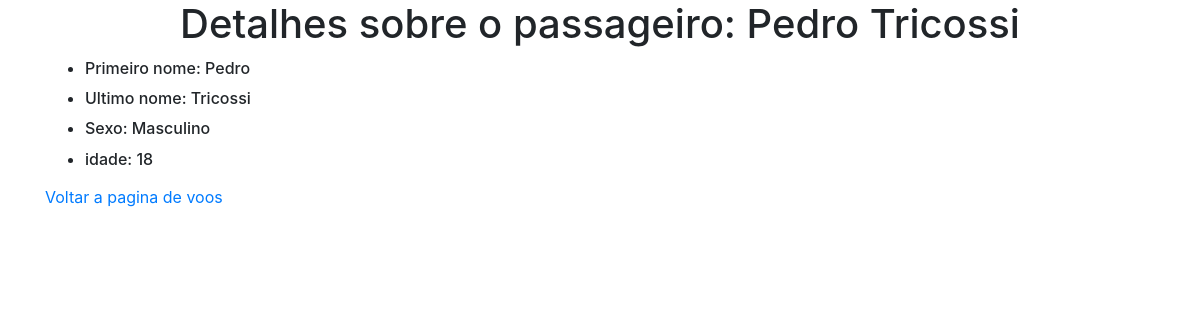
Page /passenger/1 on the committed database.
### flights/models.py (models this page shows, shortened)
class Passengers(models.Model):
    first = models.CharField(max_length=64)
    last = models.CharField(max_length=64)
    age = models.IntegerField(blank=True)
    sex = models.CharField(blank=True, max_length=64)
    flights = models.ManyToManyField(Flights, blank=True, related_name="passengers")

### flights/views.py (the view)
# urls.py: path("passenger/<int:passenger_id>", views.passenger, name="passenger"),
def passenger(request, passenger_id):
    passenger = Passengers.objects.get(pk=passenger_id)
    context = {
        "passengers": passenger
    }
    return render(request, "flights/passanger.html", context)

### flights/templates/flights/passanger.html (shortened to what this page needs)
{% extends "flights/base.html" %}
{% block body %}
<div class="container">
    <div class="row justify-content-md-center">
        <div class="col col-lg-1">
        </div>
        <div class="col-md-auto">
            <h1>Detalhes sobre o passageiro: {{ passengers.first }}  {{passengers.last}}</h1>
        </div>
        <div class="col col-lg-1">
        </div>
      </div>
    <div class="row align-items-center">
        <div class="col">
            <ul>
                <li><h6>Primeiro nome: {{ passengers.first }}</h6></li>
                <li><h6>Ultimo nome: {{ passengers.last }}</h6></li>
                <li><h6>Sexo:  {{ passengers.sex }}</h6></li>
                <li><h6>idade:  {{ passengers.age }}</h6></li>
            </ul>
        </div>
    </div>
    <div class="row align-items-end">
        <div class="col">
            <a href="{% url 'index' %}">Voltar a pagina de voos</a>
        </div>
    </div>
  </div>
{% endblock %}

### rows in the picture
Passengers: first "Pedro", last "Tricossi", sex "Masculino", age "18"
